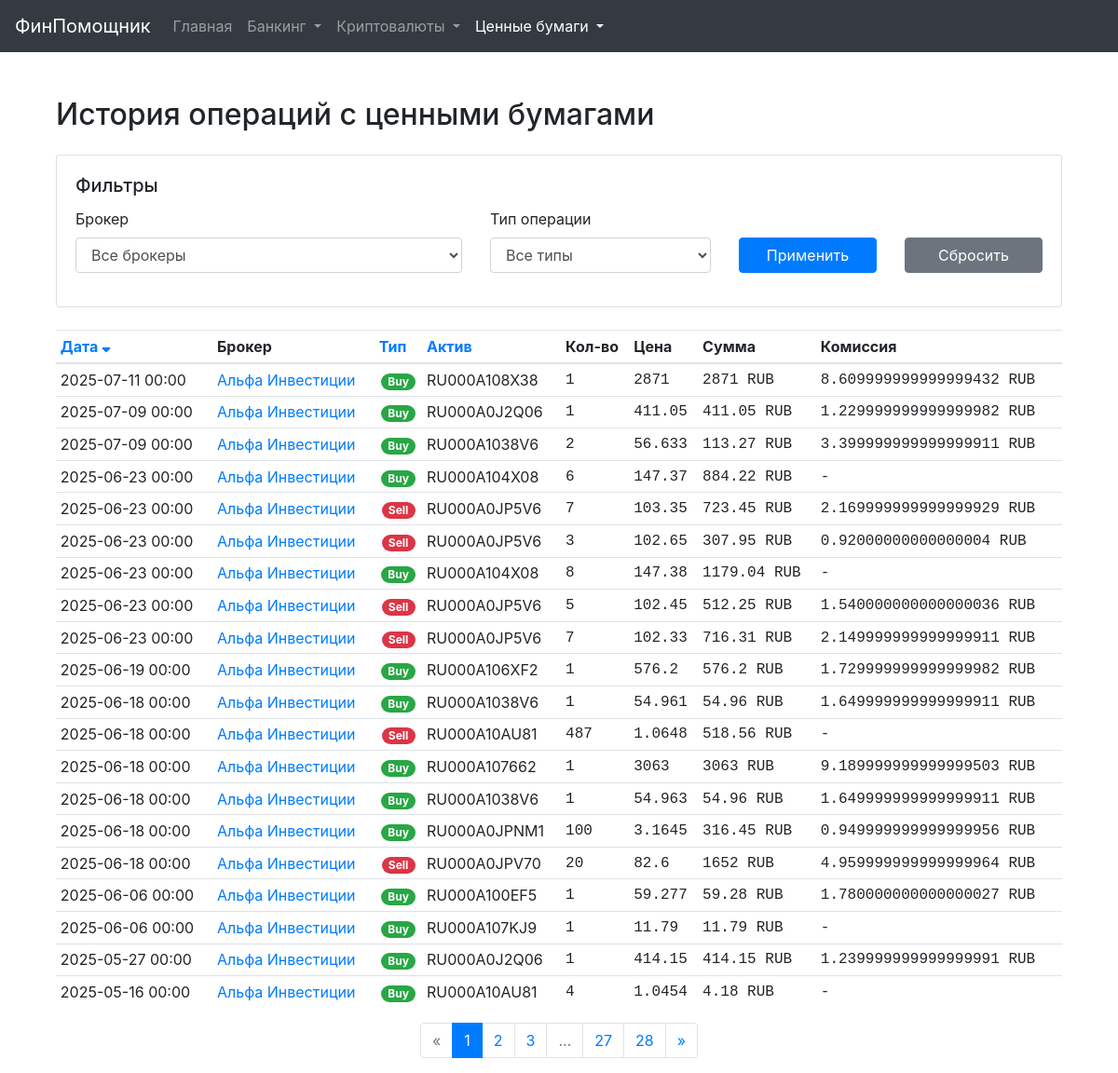
Page /transactions on the committed database.
### models.py (models this page shows, shortened)
class Transaction(db.Model):
    id = db.Column(db.Integer, primary_key=True)
    exchange_tx_id = db.Column(db.String(128), unique=True, nullable=True)
    timestamp = db.Column(db.DateTime, nullable=False, index=True)
    type = db.Column(db.String(64), nullable=False)
    raw_type = db.Column(db.String(128))
    asset1_ticker = db.Column(db.String(32))
    asset1_amount = db.Column(db.Numeric(36, 18))
    asset2_ticker = db.Column(db.String(32))
    asset2_amount = db.Column(db.Numeric(36, 18))
    fee_amount = db.Column(db.Numeric(36, 18))
    fee_currency = db.Column(db.String(32))
    execution_price = db.Column(db.Numeric(36, 18)) # Новое поле для цены исполнения сделки
    description = db.Column(db.Text)
    platform_id = db.Column(db.Integer, db.ForeignKey('investment_platform.id'), nullable=False)
    platform = db.relationship('InvestmentPlatform', back_populates='transactions')

class InvestmentPlatform(db.Model):
    id = db.Column(db.Integer, primary_key=True)
    name = db.Column(db.String(128), nullable=False, unique=True)
    platform_type = db.Column(db.String(64), nullable=False)
    is_active = db.Column(db.Boolean, default=True, nullable=False)
    api_key = db.Column(db.String(256))
    api_secret_encrypted = db.Column(db.String(512))
    passphrase_encrypted = db.Column(db.String(512))
    other_credentials_json_encrypted = db.Column(db.Text)
    notes = db.Column(db.Text)
    last_sync_status = db.Column(db.String(128))
    last_synced_at = db.Column(db.DateTime)
    last_tx_synced_at = db.Column(db.DateTime) # Новая колонка для синхронизации транзакций
    manual_earn_balances_json = db.Column(db.Text, default='{}') # Новая колонка для ручных Earn балансов
    assets = db.relationship('InvestmentAsset', back_populates='platform', cascade="all, delete-orphan", lazy='dynamic')
    transactions = db.relationship('Transaction', back_populates='platform', cascade="all, delete-orphan", lazy='dynamic')
    @property
    def api_secret(self):
        return decrypt_data(self.api_secret_encrypted)
    @property
    def passphrase(self):
        return decrypt_data(self.passphrase_encrypted)
    @property
    def other_credentials_json(self):
        return decrypt_data(self.other_credentials_json_encrypted)

### securities_logic.py (the view)
@securities_bp.route('/transactions')
def ui_securities_transactions():
    page = request.args.get('page', 1, type=int)
    sort_by = request.args.get('sort_by', 'timestamp')
    order = request.args.get('order', 'desc')
    filter_platform_id = request.args.get('filter_platform_id', 'all')
    filter_type = request.args.get('filter_type', 'all')
    query = Transaction.query.join(InvestmentPlatform).filter(InvestmentPlatform.platform_type == 'stock_broker')
    query = query.options(joinedload(Transaction.platform))
    if filter_platform_id != 'all':
        query = query.filter(Transaction.platform_id == int(filter_platform_id))
    if filter_type != 'all':
        query = query.filter(Transaction.type == filter_type)
    sort_column = getattr(Transaction, sort_by, Transaction.timestamp)
    if order == 'desc':
        query = query.order_by(desc(sort_column))
    else:
        query = query.order_by(asc(sort_column))
    pagination = query.paginate(page=page, per_page=current_app.config.get('ITEMS_PER_PAGE', 50), error_out=False)
    platforms = InvestmentPlatform.query.filter_by(platform_type='stock_broker').order_by(InvestmentPlatform.name).all()
    unique_transaction_types = [r[0] for r in db.session.query(Transaction.type).join(InvestmentPlatform).filter(InvestmentPlatform.platform_type == 'stock_broker').distinct().order_by(Transaction.type).all()]
    return render_template('securities_transactions.html',
                           transactions=pagination.items,
                           pagination=pagination,
                           sort_by=sort_by, order=order,
                           filter_platform_id=filter_platform_id,
                           filter_type=filter_type,
                           platforms=platforms,
                           unique_transaction_types=unique_transaction_types)

### templates/securities_transactions.html (shortened to what this page needs)
{% extends "base.html" %}
{% macro sort_link(column, title) %}
    {% set new_order = 'asc' if sort_by == column and order == 'desc' else 'desc' %}
    <a href="{{ url_for('securities.ui_securities_transactions', sort_by=column, order=new_order, filter_platform_id=filter_platform_id, filter_type=filter_type, page=1) }}">
        {{ title }}
        {% if sort_by == column %}
            {% if order == 'asc' %}<i class="fas fa-sort-up"></i>{% else %}<i class="fas fa-sort-down"></i>{% endif %}
        {% endif %}
    </a>
{% endmacro %}
{% block content %}
<div class="container mt-4">
    <div class="d-flex justify-content-between align-items-center mb-3">
        <h2>История операций с ценными бумагами</h2>
    </div>
    <div class="card mb-4">
        <div class="card-body">
            <h5 class="card-title">Фильтры</h5>
            <form method="GET" class="row align-items-end">
                <div class="form-group col-md-5">
                    <label for="filter_platform_id">Брокер</label>
                    <select name="filter_platform_id" id="filter_platform_id" class="form-control">
                        <option value="all">Все брокеры</option>
                    </select>
                </div>
                <div class="form-group col-md-3">
                    <label for="filter_type">Тип операции</label>
                    <select name="filter_type" id="filter_type" class="form-control">
                        <option value="all">Все типы</option>
                    </select>
                </div>
                <div class="form-group col-md-2">
                    <button type="submit" class="btn btn-primary btn-block">Применить</button>
                </div>
                <div class="form-group col-md-2">
                    <a href="{{ url_for('securities.ui_securities_transactions') }}" class="btn btn-secondary btn-block">Сбросить</a>
                </div>
            </form>
        </div>
    </div>
    <div class="table-responsive">
        <table class="table table-sm table-hover">
            <thead>
                <tr>
                    <th>{{ sort_link('timestamp', 'Дата') }}</th>
                    <th>Брокер</th>
                    <th>{{ sort_link('type', 'Тип') }}</th>
                    <th>{{ sort_link('asset1_ticker', 'Актив') }}</th>
                    <th class="text-end">Кол-во</th>
                    <th class="text-end">Цена</th>
                    <th class="text-end">Сумма</th>
                    <th>Комиссия</th>
                </tr>
            </thead>
            <tbody>
                {% for tx in transactions %}
                {% set badge_map = {'buy': 'badge-success', 'sell': 'badge-danger'} %}
                <tr>
                    <td>{{ tx.timestamp.strftime('%Y-%m-%d %H:%M') }}</td>
                    <td><a href="{{ url_for('securities.ui_broker_detail', platform_id=tx.platform.id) }}">{{ tx.platform.name }}</a></td>
                    <td class="text-center">
                        <span class="badge badge-pill {{ badge_map.get(tx.type, 'badge-light') }}">{{ tx.type|capitalize }}</span>
                    </td>
                    <td>{{ tx.asset1_ticker }}</td>
                    <td class="text-end text-monospace">{{ tx.asset1_amount|trim_zeros if tx.asset1_amount is not none else '-' }}</td>
                    <td class="text-end text-monospace">{{ "%.4f"|format(tx.execution_price)|trim_zeros if tx.execution_price is not none else '-' }}</td>
                    <td class="text-end text-monospace">{{ "%.2f"|format(tx.asset2_amount)|trim_zeros if tx.asset2_amount is not none else '-' }} {{ tx.asset2_ticker }}</td>
                    <td class="text-monospace">{{ (tx.fee_amount|trim_zeros ~ ' ' ~ tx.fee_currency) if tx.fee_amount and tx.fee_amount > 0 and tx.fee_currency else '-' }}</td>
                </tr>
                {% else %}
                <tr>
                    <td colspan="8" class="text-center">Транзакции не найдены.</td>
                </tr>
                {% endfor %}
            </tbody>
        </table>
    </div>
    {% if pagination and pagination.pages > 1 %}
        <nav aria-label="Навигация по транзакциям">
            <ul class="pagination justify-content-center">
                {% set base_args = {'sort_by': sort_by, 'order': order, 'filter_platform_id': filter_platform_id, 'filter_type': filter_type} %}
                <li class="page-item {% if not pagination.has_prev %}disabled{% endif %}">
                    <a class="page-link" href="{{ url_for('securities.ui_securities_transactions', page=pagination.prev_num, **base_args) }}">&laquo;</a>
                </li>
                {% for p in pagination.iter_pages(left_edge=2, right_edge=2, left_current=2, right_current=2) %}
                    {% if p %}
                        <li class="page-item {% if p == pagination.page %}active{% endif %}">
                            <a class="page-link" href="{{ url_for('securities.ui_securities_transactions', page=p, **base_args) }}">{{ p }}</a>
                        </li>
                    {% else %}
                        <li class="page-item disabled"><span class="page-link">…</span></li>
                    {% endif %}
                {% endfor %}
                <li class="page-item {% if not pagination.has_next %}disabled{% endif %}">
                    <a class="page-link" href="{{ url_for('securities.ui_securities_transactions', page=pagination.next_num, **base_args) }}">&raquo;</a>
                </li>
            </ul>
        </nav>
    {% endif %}
</div>
{% endblock %}

### templates/base.html (style rules this page uses)
body { padding-top: 5rem; }

### rows in the picture
Transaction: timestamp "2025-07-11 00:00", platform.name "Альфа Инвестиции", type "Buy", asset1_ticker "RU000A108X38", asset1_amount "1", execution_price "2871", asset2_amount "2871", asset2_ticker "RUB", fee_amount+fee_currency "8.609999999999999432 RUB"
Transaction: timestamp "2025-07-09 00:00", platform.name "Альфа Инвестиции", type "Buy", asset1_ticker "RU000A0J2Q06", asset1_amount "1", execution_price "411.05", asset2_amount "411.05", asset2_ticker "RUB", fee_amount+fee_currency "1.229999999999999982 RUB"
Transaction: timestamp "2025-07-09 00:00", platform.name "Альфа Инвестиции", type "Buy", asset1_ticker "RU000A1038V6", asset1_amount "2", execution_price "56.633", asset2_amount "113.27", asset2_ticker "RUB", fee_amount+fee_currency "3.399999999999999911 RUB"
Transaction: timestamp "2025-06-23 00:00", platform.name "Альфа Инвестиции", type "Buy", asset1_ticker "RU000A104X08", asset1_amount "6", execution_price "147.37", asset2_amount "884.22", asset2_ticker "RUB", fee_amount "-"
Transaction: timestamp "2025-06-23 00:00", platform.name "Альфа Инвестиции", type "Sell", asset1_ticker "RU000A0JP5V6", asset1_amount "7", execution_price "103.35", asset2_amount "723.45", asset2_ticker "RUB", fee_amount+fee_currency "2.169999999999999929 RUB"
Transaction: timestamp "2025-06-23 00:00", platform.name "Альфа Инвестиции", type "Sell", asset1_ticker "RU000A0JP5V6", asset1_amount "3", execution_price "102.65", asset2_amount "307.95", asset2_ticker "RUB", fee_amount+fee_currency "0.92000000000000004 RUB"
Transaction: timestamp "2025-06-23 00:00", platform.name "Альфа Инвестиции", type "Buy", asset1_ticker "RU000A104X08", asset1_amount "8", execution_price "147.38", asset2_amount "1179.04", asset2_ticker "RUB", fee_amount "-"
Transaction: timestamp "2025-06-23 00:00", platform.name "Альфа Инвестиции", type "Sell", asset1_ticker "RU000A0JP5V6", asset1_amount "5", execution_price "102.45", asset2_amount "512.25", asset2_ticker "RUB", fee_amount+fee_currency "1.540000000000000036 RUB"
Transaction: timestamp "2025-06-23 00:00", platform.name "Альфа Инвестиции", type "Sell", asset1_ticker "RU000A0JP5V6", asset1_amount "7", execution_price "102.33", asset2_amount "716.31", asset2_ticker "RUB", fee_amount+fee_currency "2.149999999999999911 RUB"
Transaction: timestamp "2025-06-19 00:00", platform.name "Альфа Инвестиции", type "Buy", asset1_ticker "RU000A106XF2", asset1_amount "1", execution_price "576.2", asset2_amount "576.2", asset2_ticker "RUB", fee_amount+fee_currency "1.729999999999999982 RUB"
Transaction: timestamp "2025-06-18 00:00", platform.name "Альфа Инвестиции", type "Buy", asset1_ticker "RU000A1038V6", asset1_amount "1", execution_price "54.961", asset2_amount "54.96", asset2_ticker "RUB", fee_amount+fee_currency "1.649999999999999911 RUB"
Transaction: timestamp "2025-06-18 00:00", platform.name "Альфа Инвестиции", type "Sell", asset1_ticker "RU000A10AU81", asset1_amount "487", execution_price "1.0648", asset2_amount "518.56", asset2_ticker "RUB", fee_amount "-"
Transaction: timestamp "2025-06-18 00:00", platform.name "Альфа Инвестиции", type "Buy", asset1_ticker "RU000A107662", asset1_amount "1", execution_price "3063", asset2_amount "3063", asset2_ticker "RUB", fee_amount+fee_currency "9.189999999999999503 RUB"
Transaction: timestamp "2025-06-18 00:00", platform.name "Альфа Инвестиции", type "Buy", asset1_ticker "RU000A1038V6", asset1_amount "1", execution_price "54.963", asset2_amount "54.96", asset2_ticker "RUB", fee_amount+fee_currency "1.649999999999999911 RUB"
Transaction: timestamp "2025-06-18 00:00", platform.name "Альфа Инвестиции", type "Buy", asset1_ticker "RU000A0JPNM1", asset1_amount "100", execution_price "3.1645", asset2_amount "316.45", asset2_ticker "RUB", fee_amount+fee_currency "0.949999999999999956 RUB"
Transaction: timestamp "2025-06-18 00:00", platform.name "Альфа Инвестиции", type "Sell", asset1_ticker "RU000A0JPV70", asset1_amount "20", execution_price "82.6", asset2_amount "1652", asset2_ticker "RUB", fee_amount+fee_currency "4.959999999999999964 RUB"
Transaction: timestamp "2025-06-06 00:00", platform.name "Альфа Инвестиции", type "Buy", asset1_ticker "RU000A100EF5", asset1_amount "1", execution_price "59.277", asset2_amount "59.28", asset2_ticker "RUB", fee_amount+fee_currency "1.780000000000000027 RUB"
Transaction: timestamp "2025-06-06 00:00", platform.name "Альфа Инвестиции", type "Buy", asset1_ticker "RU000A107KJ9", asset1_amount "1", execution_price "11.79", asset2_amount "11.79", asset2_ticker "RUB", fee_amount "-"
Transaction: timestamp "2025-05-27 00:00", platform.name "Альфа Инвестиции", type "Buy", asset1_ticker "RU000A0J2Q06", asset1_amount "1", execution_price "414.15", asset2_amount "414.15", asset2_ticker "RUB", fee_amount+fee_currency "1.239999999999999991 RUB"
Transaction: timestamp "2025-05-16 00:00", platform.name "Альфа Инвестиции", type "Buy", asset1_ticker "RU000A10AU81", asset1_amount "4", execution_price "1.0454", asset2_amount "4.18", asset2_ticker "RUB", fee_amount "-"

### other values in the picture
{{ title }} "Дата Тип Актив"
{{ p }} "1" "2" "3" "27" "28"
